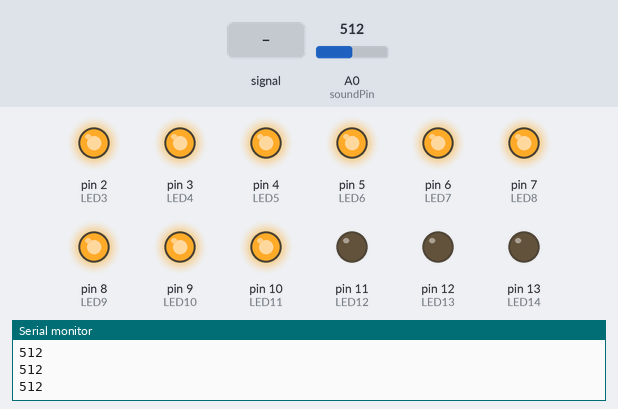
Simulated run of this sketch. Board: Arduino Uno, built with avr-gcc and run on an emulated ATmega328P. On the bench: output pins drawn as LEDs (lit = HIGH), the last lines printed to the serial monitor. Dashed ring = blinking. Inputs (shaded band) come from the test bench; at power-on: A0 (soundPin) = 512. Pins used as bus, display or sensor lines are not drawn.

Above: at 1.2 s.
1.3 s: A0 (soundPin) fed a 200 Hz sine of ±81 counts around its level
At 2.34 s:
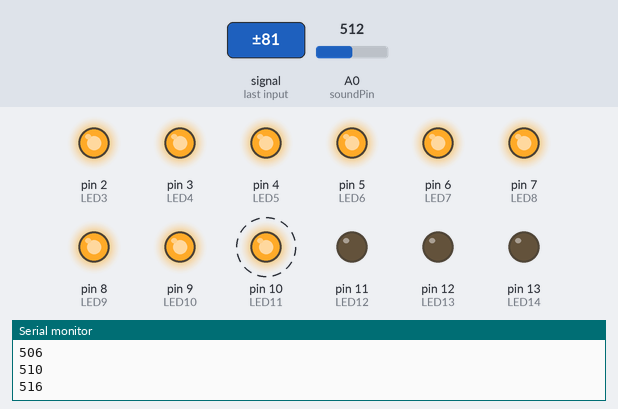
4.3 s: A0 (soundPin) set to 490
At 5.0 s:
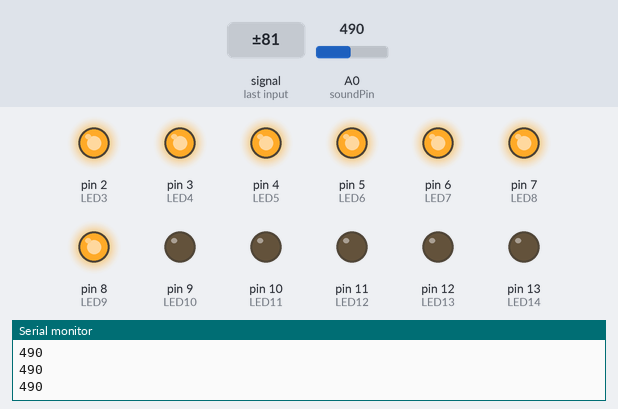
5.8 s: A0 (soundPin) fed a 2 Hz sine of ±306 counts around its level
At 6.71 s:
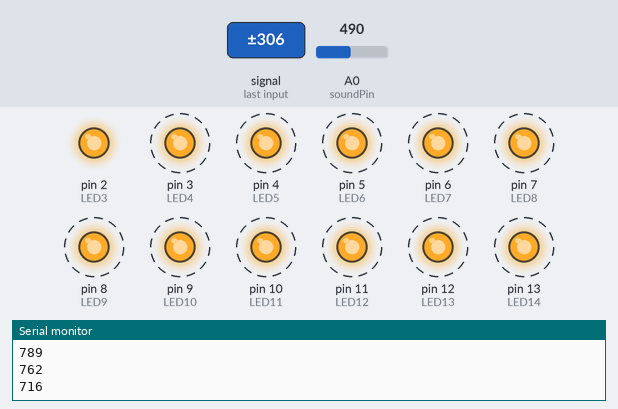
8.8 s: A0 (soundPin) fed a 50 Hz sine of ±306 counts around its level
At 9.29 s:
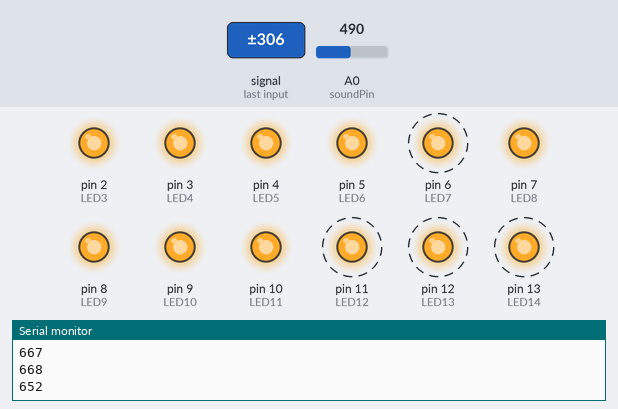
11.8 s: A0 (soundPin) set to 122
At 12.9 s:
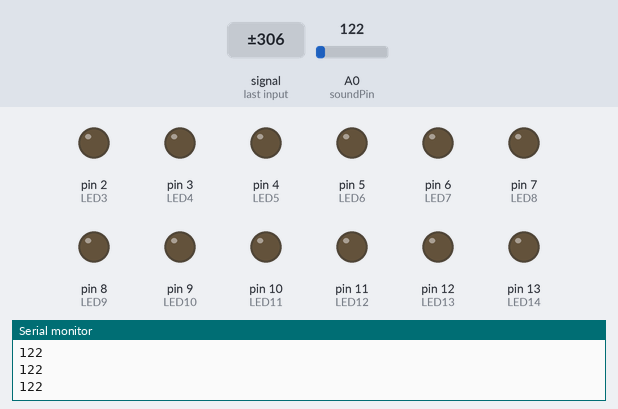
13.3 s: A0 (soundPin) set to 137
14.8 s: A0 (soundPin) set to 166
At 15.3 s:
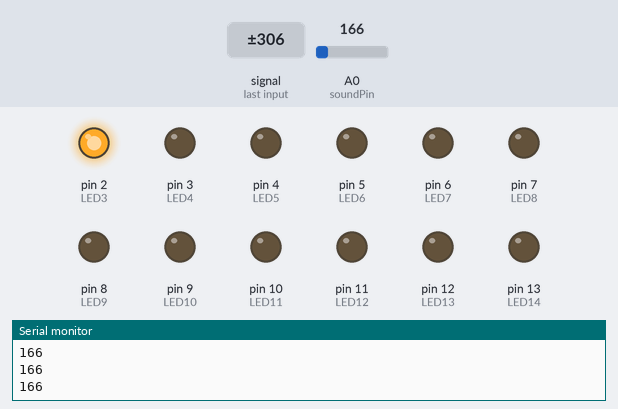
Timing chart, 0 to 17.3 s (numbered marks = the images above; inputs shaded):
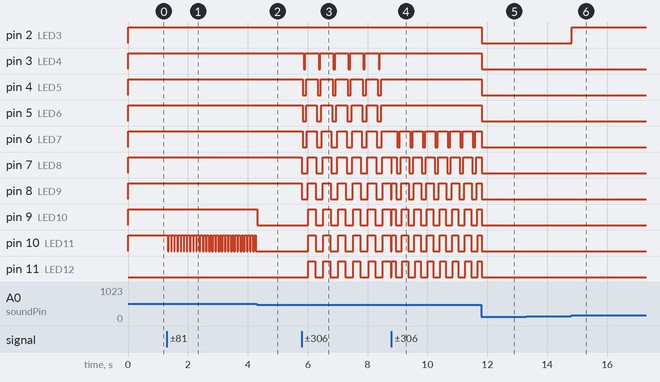

The sketch:

Disco_LED_Music_Beats_Code.ino
```cpp
int soundPin = A0;
int LED1 = 0;
int LED2 = 1;
int LED3 = 2;
int LED4 = 3;
int LED5 = 4;
int LED6 = 5;
int LED7 = 6;
int LED8 = 7;
int LED9 = 8;
int LED10 = 9;
int LED11 = 10;
int LED12 = 11;
int LED13 = 12;
int LED14 = 13;

void setup()
{
Serial.begin(9600);
pinMode(LED1, OUTPUT);
pinMode(LED2, OUTPUT);
pinMode(LED3, OUTPUT);
pinMode(LED4, OUTPUT);
pinMode(LED5, OUTPUT);
pinMode(LED6, OUTPUT);
pinMode(LED7, OUTPUT);
pinMode(LED8, OUTPUT);
pinMode(LED9, OUTPUT);
pinMode(LED10, OUTPUT);
pinMode(LED11, OUTPUT);
pinMode(LED12, OUTPUT);
pinMode(LED13, OUTPUT);
pinMode(LED14, OUTPUT);
}

void loop()
{
long sum = 0;
//instead of parenthesis () put angle bracket as YouTube description does not allow angle bracket
for(int i=0; i<100; i++) // taking 100 sample of sound
{
sum += analogRead(soundPin);
}

sum = sum/100; // average the sample of sound

if (sum>=50) digitalWrite(LED1, HIGH); else digitalWrite(LED1, LOW);
if (sum>=100) digitalWrite(LED2, HIGH); else digitalWrite(LED2, LOW);
if (sum>=150) digitalWrite(LED3, HIGH); else digitalWrite(LED3, LOW);
if (sum>=200) digitalWrite(LED4, HIGH); else digitalWrite(LED4, LOW);
if (sum>=250) digitalWrite(LED5, HIGH); else digitalWrite(LED5, LOW);
if (sum>=300) digitalWrite(LED6, HIGH); else digitalWrite(LED6, LOW);
if (sum>=350) digitalWrite(LED7, HIGH); else digitalWrite(LED7, LOW);
if (sum>=400) digitalWrite(LED8, HIGH); else digitalWrite(LED8, LOW);
if (sum>=450) digitalWrite(LED9, HIGH); else digitalWrite(LED9, LOW);
if (sum>=500) digitalWrite(LED10, HIGH); else digitalWrite(LED10, LOW);
if (sum>=510) digitalWrite(LED11, HIGH); else digitalWrite(LED11, LOW);
if (sum>=520) digitalWrite(LED12, HIGH); else digitalWrite(LED12, LOW);
if (sum>=530) digitalWrite(LED13, HIGH); else digitalWrite(LED13, LOW);
if (sum>=550) digitalWrite(LED14, HIGH); else digitalWrite(LED14, LOW);
delay(10);
Serial.println(sum);
}
```

Measured:
- the behaviour switches between 149 and 150 on A0 (soundPin) (found by bisection; images 5 and 6)
- after the input at 1.3 s, pin 10 (LED11): alternates HIGH for 0.06 s and LOW for 0.04 s, starting at once
- after the input at 4.3 s, pin 9 (LED10): HIGH → LOW at once; pin 10 (LED11): stops changing and stays LOW
- after the input at 5.8 s, pin 3 (LED4): alternates HIGH for 0.44 s and LOW for 0.04 s, starting after 0.07 s; pin 4 (LED5): alternates HIGH for 0.40 s and LOW for 0.10 s, starting at once
- after the input at 8.8 s, pin 3 (LED4), pin 4 (LED5), pin 5 (LED6): stops changing and stays HIGH
- after the input at 11.8 s, pin 2 (LED3), pin 3 (LED4), pin 4 (LED5), pin 5 (LED6): HIGH → LOW at once
- after the input at 14.8 s, pin 2 (LED3): LOW → HIGH at once
